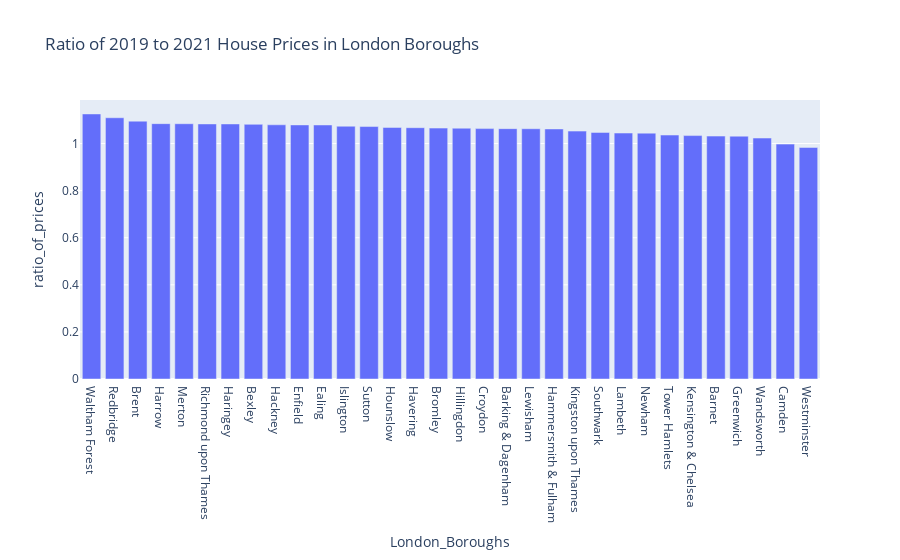

The notebook cell saved with this chart:
### Code cell
fig = px.bar(df_covid, x ='London_Boroughs', y='ratio_of_prices', title="Ratio of 2019 to 2021 House Prices in London Boroughs")
fig.show()

### Figure 1 — Plotly figure (JSON) as saved in the notebook; plotly's stock layout.template omitted (floating-point values rounded to 4 significant figures)
{"data": [{"alignmentgroup": "True", "hovertemplate": "London_Boroughs=%{x}<br>ratio_of_prices=%{y}<extra></extra>", "legendgroup": "", "marker": {"color": "#636efa", "pattern": {"shape": ""}}, "name": "", "offsetgroup": "", "orientation": "v", "showlegend": false, "textposition": "auto", "type": "bar", "x": ["Waltham Forest", "Redbridge", "Brent", "Harrow", "Merton", "Richmond upon Thames", "Haringey", "Bexley", "Hackney", "Enfield", "Ealing", "Islington", "Sutton", "Hounslow", "Havering", "Bromley", "Hillingdon", "Croydon", "Barking & Dagenham", "Lewisham", "Hammersmith & Fulham", "Kingston upon Thames", "Southwark", "Lambeth", "Newham", "Tower Hamlets", "Kensington & Chelsea", "Barnet", "Greenwich", "Wandsworth", "Camden", "Westminster"], "xaxis": "x", "y": [1.126, 1.11, 1.095, 1.084, 1.084, 1.083, 1.083, 1.082, 1.08, 1.079, 1.079, 1.074, 1.072, 1.068, 1.067, 1.066, 1.065, 1.063, 1.063, 1.063, 1.062, 1.053, 1.047, 1.045, 1.044, 1.036, 1.034, 1.032, 1.031, 1.023, 0.9976, 0.9834], "yaxis": "y"}], "layout": {"barmode": "relative", "legend": {"tracegroupgap": 0}, "title": {"text": "Ratio of 2019 to 2021 House Prices in London Boroughs"}, "xaxis": {"anchor": "y", "domain": [0, 1], "title": {"text": "London_Boroughs"}}, "yaxis": {"anchor": "x", "domain": [0, 1], "title": {"text": "ratio_of_prices"}}}}
